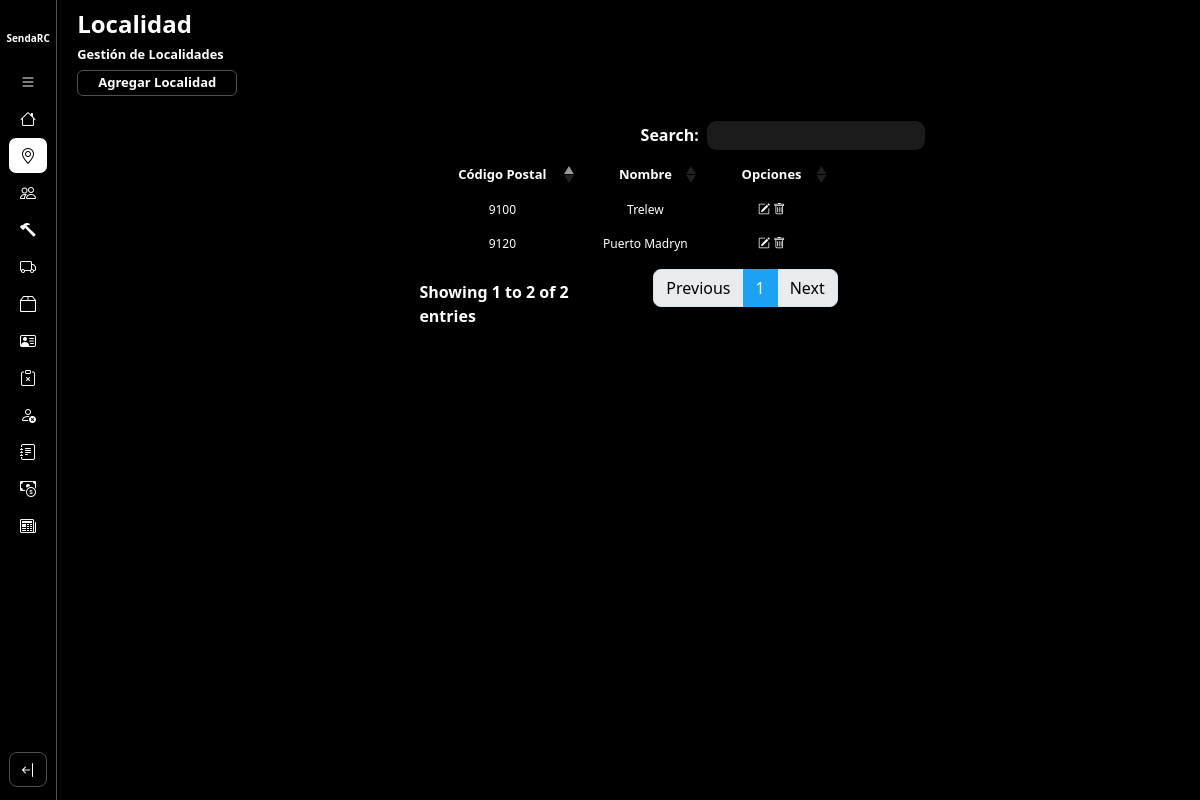
Page /gestionLocalidad/ on the earlier database version.
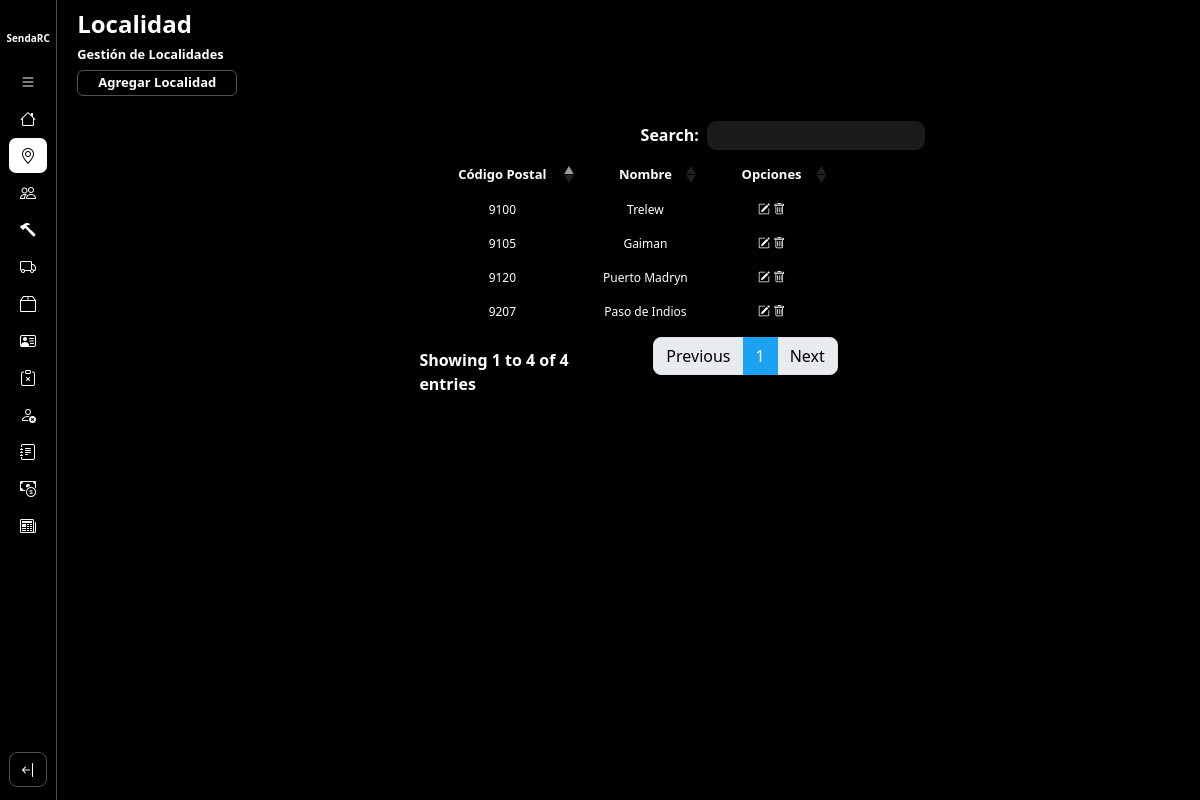
Same page on the later database version.
### core/models.py (models this page shows, shortened)
class Localidad(models.Model):
    cp = models.CharField(unique=True, max_length=10)
    nombre = models.CharField(max_length=100)

### core/views.py (the view)
# urls.py: path('gestionLocalidad/', gestionLocalidad.as_view(), name = 'gestionLocalidad'),
class gestionLocalidad(ListView):
    model = Localidad
    template_name = 'localidad/gestionLocalidad.html'
    context_object_name = 'localidades'

### core/templates/localidad/gestionLocalidad.html (shortened to what this page needs)
{% extends 'layouts/baseGestion.html' %}
{% load static %}
{% block extracss %}{{block.super}}
<link href="{% static 'css/baseGestion.css' %}" rel="stylesheet" />
{% endblock %}
{% block title %}
    <h1>Localidad</h1>
    <h2>Gestión de Localidades</h2>
    <a href="{% url 'altaLocalidad' %}" class="btn-agregarEntidad">Agregar Localidad</a>
{% endblock %}
{% block listado %}
<table class="table table-striped table-dark">
    <thead>
        <tr>
            <th scope="col">Código Postal</th>
            <th scope="col">Nombre</th>
            <th scope="col">Opciones</th>
        </tr>
    </thead>
    <tbody>
        {% for localidad in localidades %}
            <tr class="fila-tabla">
                <td scope="row">{{ localidad.cp }}</td>
                <td scope="row">{{ localidad.nombre }}</td>
                <td scope="row">
                    <a href="{% url 'modificarLocalidad' localidad.pk %}" class="opcion"><i class="bi bi-pencil-square"></i></a>
                    <button href="#" class="opcion"><i class="bi bi-trash"></i></button>
                </td>
            </tr>
        {% endfor %}
    </tbody>
</table>
{% endblock %}

Differences in the rows shown:
added Localidad: cp "9207", nombre "Paso de Indios"
added Localidad: cp "9105", nombre "Gaiman"
Other differences:
text written by a page script: "Search: Showing 1 to 2 of 2 entries Previous 1 Next" → "Search: Showing 1 to 4 of 4 entries Previous 1 Next"
